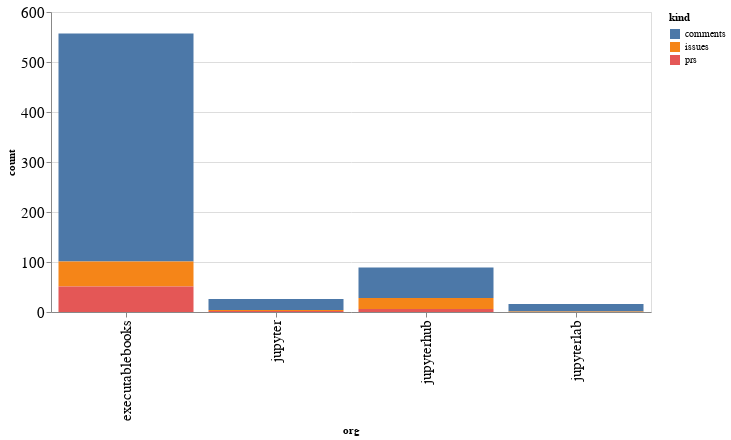

Notebook code for this chart:
### Code cell
alt.Chart(org_summaries, width=600).mark_bar().encode(
    x='org',
    y='count',
    color='kind',
    tooltip="org"
)

### Figure 1 — Vega-Lite specification as saved in the notebook (floating-point values rounded to 4 significant figures)
{"config": {"axisLeft": {"labelFontSize": 15}, "axisBottom": {"labelFontSize": 15}}, "data": {"name": "data-591c4a457231605d2d6f7a1f688a65de"}, "mark": "bar", "encoding": {"color": {"type": "nominal", "field": "kind"}, "tooltip": {"type": "nominal", "field": "org"}, "x": {"type": "nominal", "field": "org"}, "y": {"type": "quantitative", "field": "count"}}, "width": 600, "$schema": "https://vega.github.io/schema/vega-lite/v4.8.1.json", "datasets": {"data-591c4a457231605d2d6f7a1f688a65de": [{"org": "executablebooks", "kind": "comments", "count": 456}, {"org": "executablebooks", "kind": "issues", "count": 50}, {"org": "executablebooks", "kind": "prs", "count": 51}, {"org": "jupyter", "kind": "comments", "count": 22}, {"org": "jupyter", "kind": "issues", "count": 2}, {"org": "jupyter", "kind": "prs", "count": 2}, {"org": "jupyterhub", "kind": "comments", "count": 61}, {"org": "jupyterhub", "kind": "issues", "count": 22}, {"org": "jupyterhub", "kind": "prs", "count": 6}, {"org": "jupyterlab", "kind": "comments", "count": 15}, {"org": "jupyterlab", "kind": "issues", "count": 1}]}}
